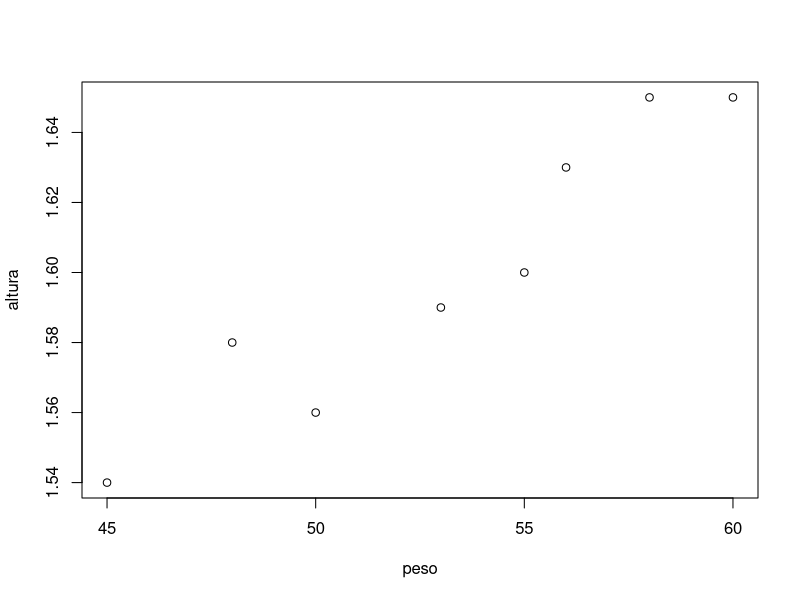
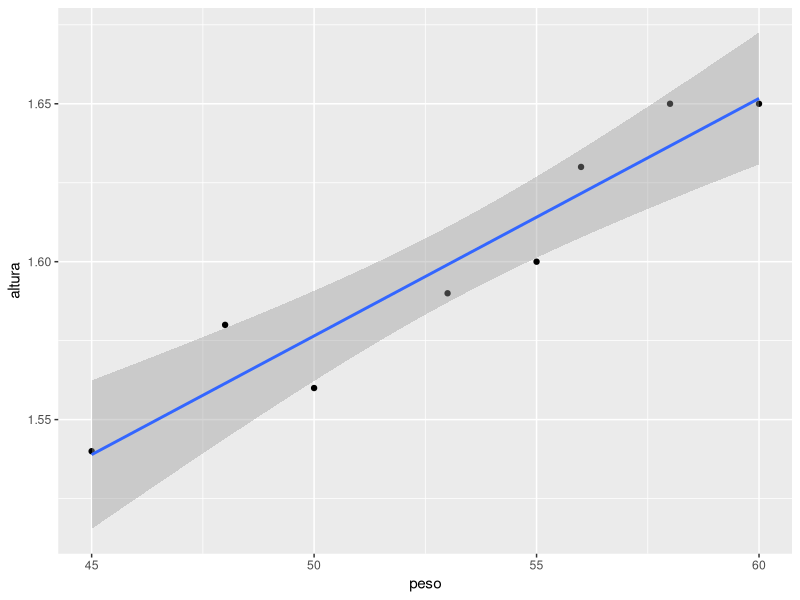

The R script that drew these images, in order:
 peso <- c(45,50,60,55,58,56,48,53)
 altura <- c(1.54,1.56,1.65,1.60,1.65,1.63,1.58,1.59)
 plot(peso, altura)
  lm(altura ~ peso)
  
   library(ggplot2) 
   ggplot(mapping = aes(peso, altura)) +
    geom_point() +
    geom_smooth(method = "lm")
   
   